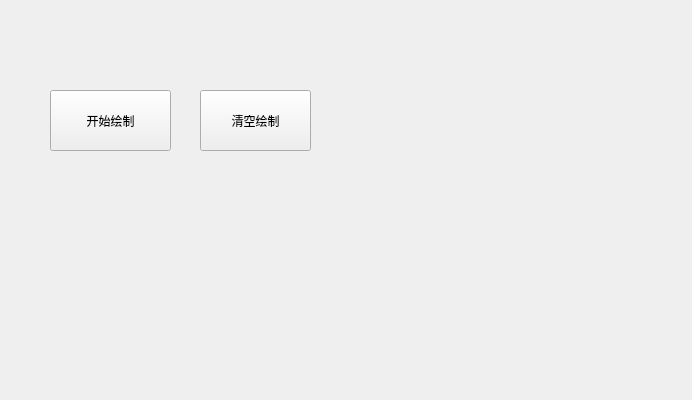
<?xml version="1.0" encoding="UTF-8"?>
<ui version="4.0">
 <class>GY_AnimationCustomize</class>
 <widget class="QWidget" name="GY_AnimationCustomize">
  <property name="geometry">
   <rect>
    <x>0</x>
    <y>0</y>
    <width>692</width>
    <height>400</height>
   </rect>
  </property>
  <property name="windowTitle">
   <string>Form</string>
  </property>
  <widget class="QPushButton" name="pushButton_Draw">
   <property name="geometry">
    <rect>
     <x>50</x>
     <y>90</y>
     <width>121</width>
     <height>61</height>
    </rect>
   </property>
   <property name="text">
    <string>开始绘制</string>
   </property>
  </widget>
  <widget class="QPushButton" name="pushButton_Clear">
   <property name="geometry">
    <rect>
     <x>200</x>
     <y>90</y>
     <width>111</width>
     <height>61</height>
    </rect>
   </property>
   <property name="text">
    <string>清空绘制</string>
   </property>
  </widget>
 </widget>
 <resources/>
 <connections/>
</ui>
